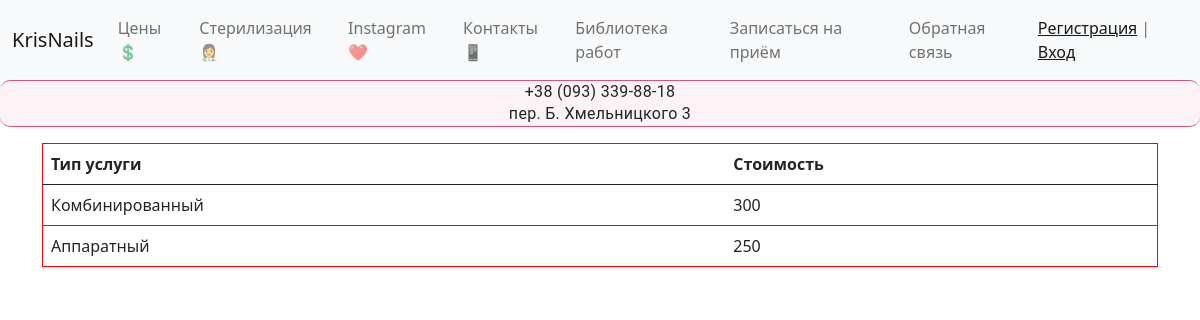
/services/prices/, run on the app's committed database.
### services/models.py (models this page shows, shortened)
class Category(models.Model):
    category_name = models.CharField(max_length=150, verbose_name='Тип услуги')
    content = models.TextField(verbose_name='Описание услуги', blank=True)
    price = models.IntegerField(verbose_name='Стоимость')
    duration = models.CharField(blank=True, max_length=100, verbose_name='продолжительность')
    created_at = models.DateTimeField(auto_now_add=True, verbose_name='Дата добавления услуги')
    updated_at = models.DateTimeField(auto_now=True, verbose_name='Дата изменения')
    is_published = models.BooleanField(default=True, verbose_name='Опубликовано')
    class Meta:
        verbose_name = 'Категория'
        verbose_name_plural = 'Категории'

### services/views.py (the view)
# urls.py: path('prices/', views.Prices.as_view(), name='prices'),
class Prices(MyMixin, ListView):  # для демонстрации работы миксина 42
    model = Category
    template_name = 'services/prices.html'
    mixin_prop = 'hello world'  # для демонстрации работы миксина 42
    def get_context_data(self, *, object_list=None, **kwargs):
        context = super().get_context_data(**kwargs)
        context['mixin_prop'] = self.get_prop()  # для демонстрации работы миксина 42
        context['service_list'] = Category.objects.filter(is_published=True)
        return context

### services/utils.py (called while the page is built)
    def get_prop(self):
        return self.mixin_prop.upper()

### services/templates/services/prices.html (shortened to what this page needs)
{% extends 'base.html' %}
{% block tables %}
<div class="container">
    <table class="table caption-top">
        <caption></caption>
        <thead>
        <tr>
            <th scope="col">Тип услуги</th>
            <th scope="col">Стоимость</th>
        </tr>
        </thead>
        <tbody>
        {% for service in service_list %}
                <tr>
                    <td>{{ service.category_name }}</td>
                    <td>{{ service.price }}</td>
                </tr>
        {% endfor %}
        </tbody>
    </table>
</div>
{% endblock %}

### nails/static/css/style.css (style rules this page uses)
body { background: url(https://webfon.top/wp-content/uploads/2017/10/tools.png) left top repeat fixed; }
.table { background-color: white; border: 1px solid #f30606; }

### data on the page
Category: category_name "Комбинированный", price "300"
Category: category_name "Аппаратный", price "250"
